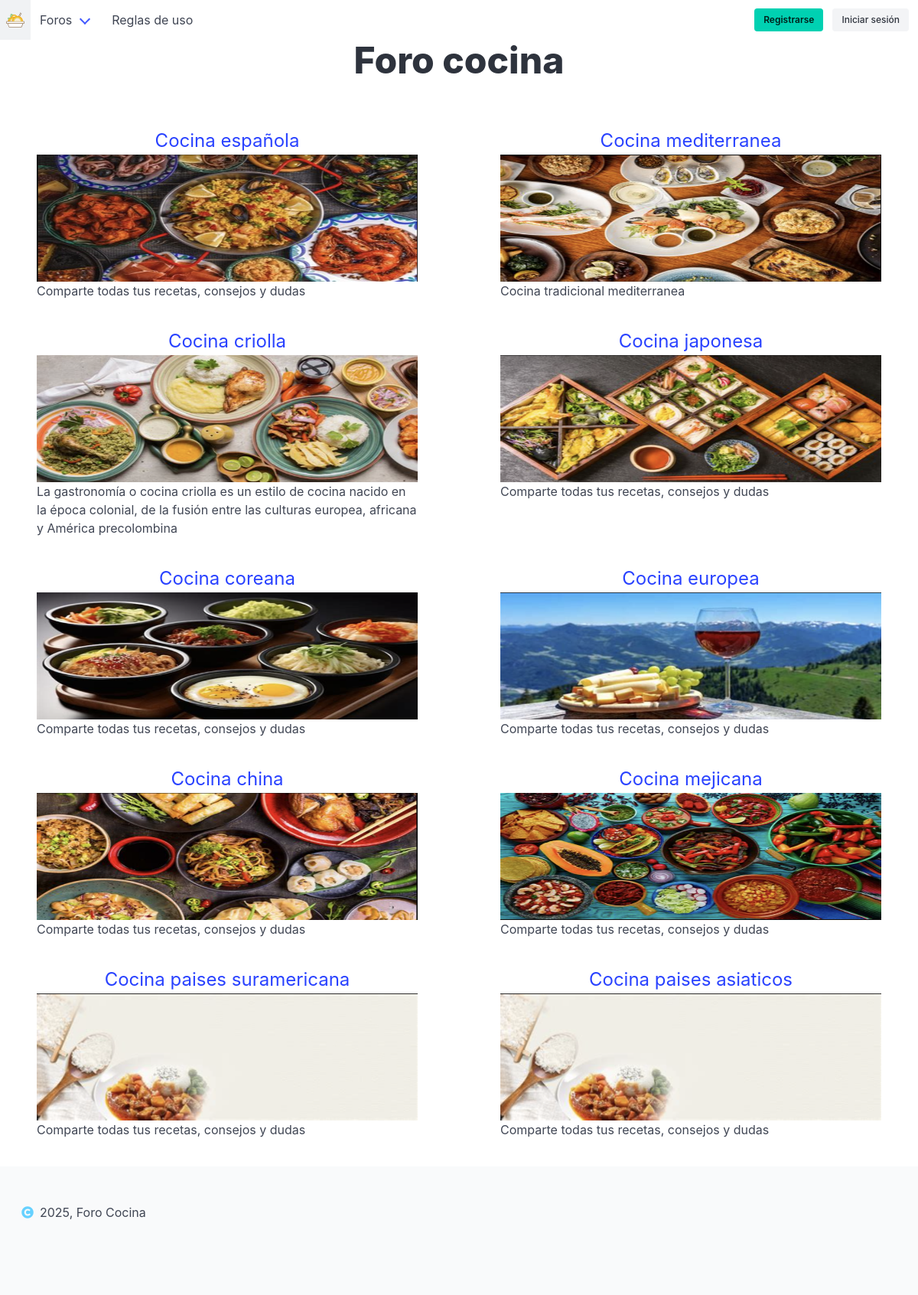
/view/theme.php, run on the app's committed database.
### tables this page shows
CREATE TABLE `theme` (
  `id` int(11) NOT NULL,
  `name` varchar(50) NOT NULL,
  `created_at` timestamp NOT NULL DEFAULT current_timestamp(),
  `description` varchar(200) DEFAULT NULL,
  `banner` varchar(100) DEFAULT 'banner_default.png'
);

### model/ThemeModel.php (called while the page is built, shortened)
<?php
require_once __DIR__ . "/../config/Database.php";
class ThemeModel
{
    private PDO $db;
    public function __construct()
    {
        $this->db = Database::connect();
    }
    public function getThemes(): array
    {
        try{
            $stmt = $this->db->prepare(GET_ALL_THEMES);
            $stmt->execute();
            return $stmt->fetchAll(PDO::FETCH_ASSOC);
        }catch (PDOException $e){
            logError($e->getMessage());
            return [];
        }
    }
}

### config/Database.php (called while the page is built, shortened)
<?php
class Database
{
    private static PDO $connection;
    public static function connect(): PDO
    {
        if (!isset(self::$connection)) {
            try {
                self::$connection = new PDO("mysql:host=" . DB_HOST, DB_USER, DB_PASS, [
                    PDO::ATTR_ERRMODE => PDO::ERRMODE_EXCEPTION,
                    PDO::ATTR_DEFAULT_FETCH_MODE => PDO::FETCH_ASSOC
                ]);
                self::$connection->exec(CREATE_DATABASE);
                self::$connection->exec("USE " . DB_NAME);
            } catch (PDOException $e) {
                throw new Exception("Error to connect to DB: " . $e->getMessage());
            }
        }
        return self::$connection;
    }
}

### controller/ThemeController.php (called while the page is built, shortened)
<?php
require_once __DIR__ . "/../model/ThemeModel.php";
class ThemeController
{
    public static function getAllThemes(): array
    {
        $themeModel = new ThemeModel();
        return $themeModel->getThemes();
    }
}

### view/theme.php (the view, shortened to what this page needs)
<?php
require_once __DIR__ . '/../controller/ThemeController.php';
if(!isset($_SESSION["themes"])){
    $_SESSION["themes"] = ThemeController::getAllThemes();
}
$banner_path = '../assets/images/banner/';
?>
<!DOCTYPE html>
<html lang="en">
<head>
    <link rel="stylesheet" href="../css/index.css">
</head>
<body>
    <header>
        <?php require_once __DIR__ . "/../components/nav_bar.php"; ?>
    </header>
    <h1 class="title is-1 has-text-centered">Foro cocina</h1>
    <main class="fixed-grid mt-6">
        <div class="grid">
            <?php foreach ($themes as $theme){ ?>
                <section class="mx-6 my-3 cell">
                    <a href="thread.php?pag=0&id-theme=<?= $theme['id'] ?>">
                        <p class="has-text-centered is-size-4"><?= $theme['name'] ?></p>
                        <figure id="container-banner" class="image is-3by1">
                            <img class=""
                                 src="<?= isset($theme['banner']) ? $banner_path . $theme['banner'] : $banner_path . "banner_default.png"; ?>"
                                 alt="<?= $theme['name'] . 'banner'?>"
                            />
                        </figure>
                    </a>
                    <p><?= $theme['description'] ?></p>
                </section>
            <?php } ?>
        </div>
    </main>
    <?php require_once __DIR__ . "/../components/footer.php"?>
</body>
</html>

### components/nav_bar.php (shortened to what this page needs)
<?php
require_once __DIR__ . "/../controller/ThemeController.php";
$themes = $_SESSION["themes"];
$isLoggedIn = false;
$initial = 'X';
$current_page = basename($_SERVER['PHP_SELF']);
?>
<nav class="navbar" role="navigation" aria-label="main navigation">
    <div class="navbar-brand">
        <a class="navbar-item" href="../index.php">
        </a>
    </div>
    <div id="navbarMain" class="navbar-menu">
        <div class="navbar-start">
            <div class="navbar-item has-dropdown is-hoverable">
                <a class="navbar-link">
                    Foros
                </a>
            </div>
            <a class="navbar-item">
                Reglas de uso
            </a>
        </div>
        <?php if($current_page !== 'login.php' && $current_page !== 'reset_password.php') {?>
            <?php if($isLoggedIn){ ?>
                <div class="navbar-end">
                    <div class="navbar-item">
                        <div class="buttons">
                            <div class="tag is-success has-radius-rounded is-medium"><?= $initial ?></div>
                            <a class="button is-danger is-outlined is-small" href="../view/theme.php?mode=close">
                                Cerrar Sesión
                            </a>
                        </div>
                    </div>
                </div>
                <?php } else { ?>
                    <div class="navbar-end">
                        <div class="navbar-item">
                            <div class="buttons">
                                <a class="button is-primary is-small" href="../view/login.php?mode=register">
                                    <strong>Registrarse</strong>
                                </a>
                                <a class="button is-light is-small" href="../view/login.php?mode=login">
                                    Iniciar sesión
                                </a>
                            </div>
                        </div>
                    </div>
            <?php } ?>
        <?php } ?>
    </div>
</nav>

### components/footer.php (shortened to what this page needs)
<footer class="footer mt-4">
    <div class="content has-text-centered">
        <div class="icon-text">
          <span class="icon has-text-info">
            <i class="fas fa-copyright"></i>
          </span>
          <span><?= date("Y") . ", Foro Cocina"?></span>
        </div>
    </div>
</footer>

### data on the page
theme: name "Cocina española", banner (picture), description "Comparte todas tus recetas, consejos y dudas"
theme: name "Cocina mediterranea", banner (picture), description "Cocina tradicional mediterranea"
theme: name "Cocina criolla", banner (picture), description "La gastronomía o cocina criolla es un estilo de cocina nacido en la época colonial, de la fusión entre las culturas europea, africana y América precolombina"
theme: name "Cocina japonesa", banner (picture), description "Comparte todas tus recetas, consejos y dudas"
theme: name "Cocina coreana", banner (picture), description "Comparte todas tus recetas, consejos y dudas"
theme: name "Cocina europea", banner (picture), description "Comparte todas tus recetas, consejos y dudas"
theme: name "Cocina china", banner (picture), description "Comparte todas tus recetas, consejos y dudas"
theme: name "Cocina mejicana", banner (picture), description "Comparte todas tus recetas, consejos y dudas"
theme: name "Cocina paises suramericana", banner (placeholder picture), description "Comparte todas tus recetas, consejos y dudas"
theme: name "Cocina paises asiaticos", banner (placeholder picture), description "Comparte todas tus recetas, consejos y dudas"
